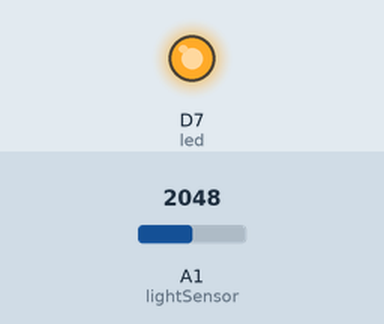
This sketch was run on a simulated Particle Photon. Parts: output pins drawn as LEDs (lit = HIGH). The inputs (shaded band) are chosen by the test bench; at power-on: A1 (lightSensor) = 2048.

Above: at 15.0 s.
At 45.0 s:
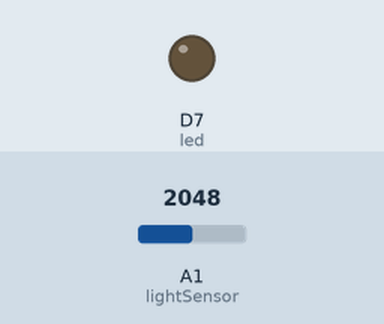
Timing chart, 0 to 78.0 s (numbered marks = the images above):
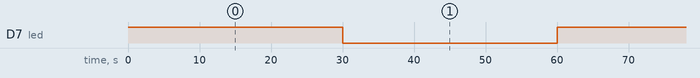

The sketch:

lightdatawebhook.ino
```cpp
int led = D7;
int lightSensor = A1;


void setup() {
    pinMode(led, OUTPUT);
}


void loop() {
    digitalWrite(led, HIGH);

    String light = String(analogRead (lightSensor));
    Particle.publish("light", light, PRIVATE);
    delay(30000); // Waits for 30 seconds

    digitalWrite(led, LOW);
    delay(30000);
}
```

Measured:
- by itself, D7 (led): alternates HIGH for 30.0 s and LOW for 30.0 s
